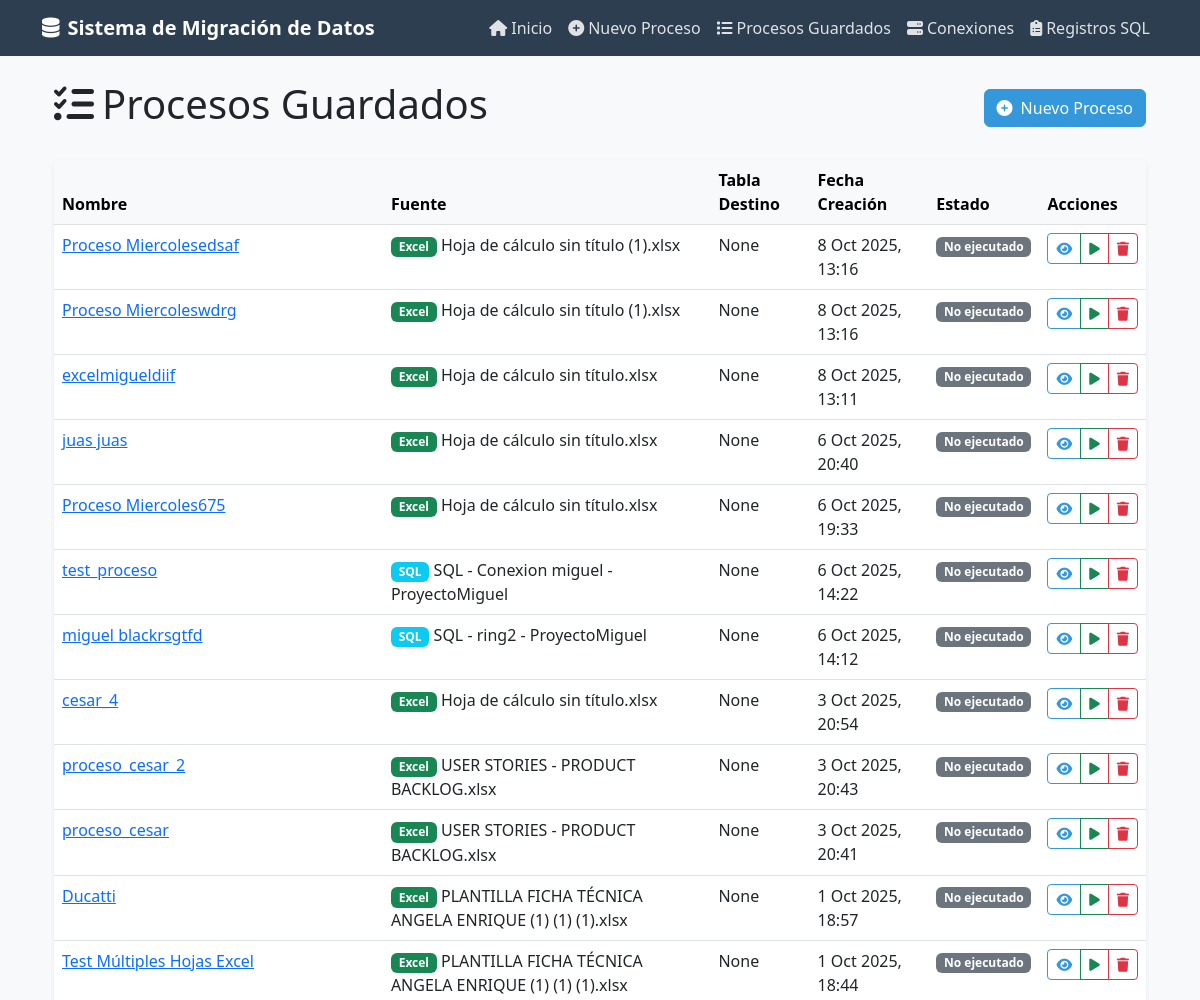
/automatizacion/process/list/ (upper part), run on an earlier commit of the app's database.
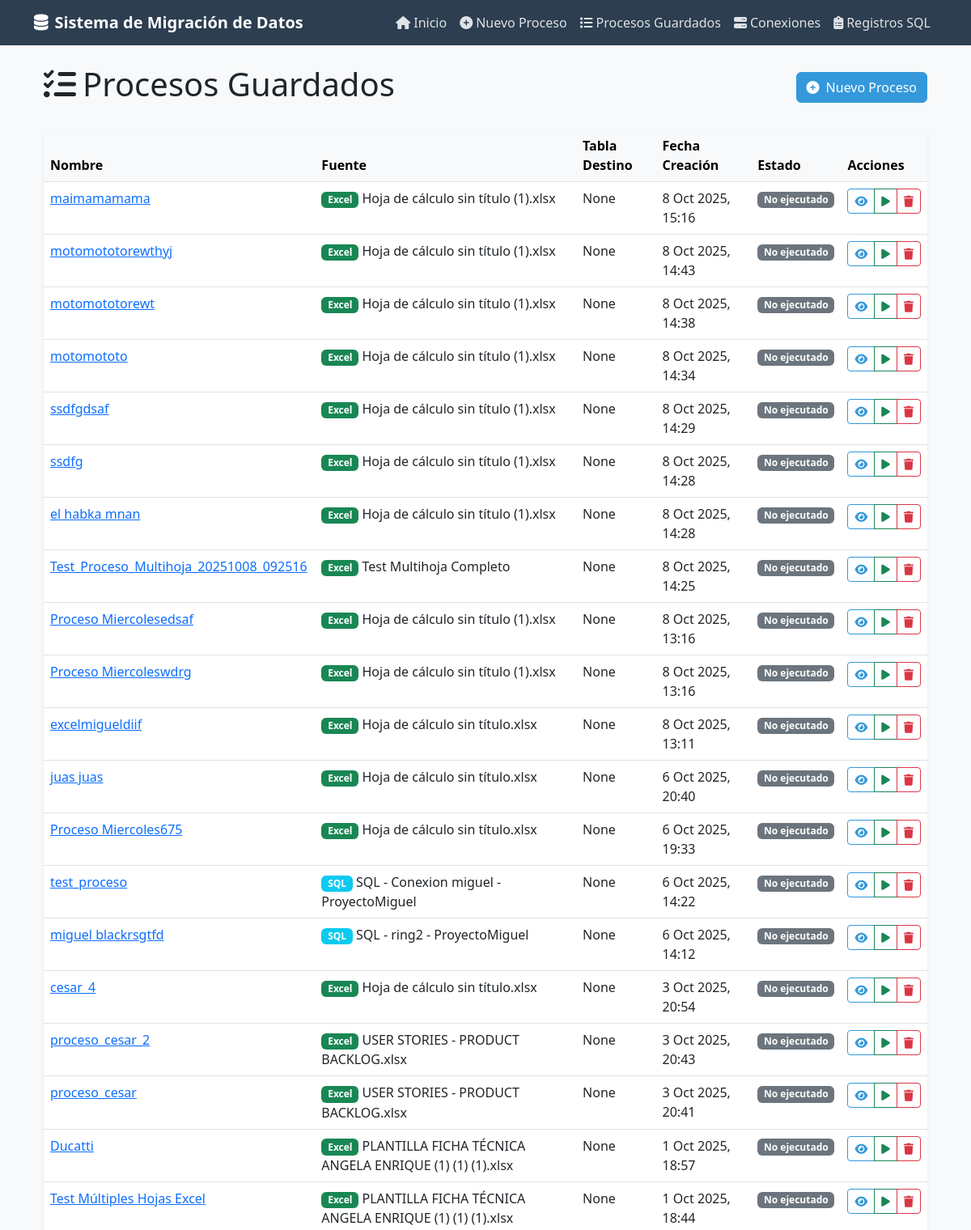
And on a later commit of the database.
### automatizacion/models.py (models this page shows, shortened)
class MigrationProcess(models.Model):
    STATUS_CHOICES = [
        ('draft', 'Borrador'),
        ('db_selected', 'Base de datos seleccionada'),
        ('tables_selected', 'Tablas seleccionadas'),
        ('columns_selected', 'Columnas seleccionadas'),
        ('configured', 'Configurado'),
        ('validated', 'Validado'),
        ('ready', 'Listo para ejecutar'),
        ('running', 'En ejecución'),
        ('completed', 'Completado'),
        ('failed', 'Fallido'),
    ]
    name = models.CharField(max_length=255, unique=True)
    description = models.TextField(blank=True, null=True)
    source = models.ForeignKey(DataSource, on_delete=models.CASCADE, related_name='processes')
    selected_sheets = models.JSONField(null=True, blank=True)  # Lista de hojas seleccionadas
    selected_database = models.CharField(max_length=100, blank=True, null=True)  # Base de datos seleccionada
    selected_tables = models.JSONField(null=True, blank=True)  # Lista de tablas seleccionadas
    selected_columns = models.JSONField(null=True, blank=True)  # Dict de columnas seleccionadas por tabla/hoja
    target_db_name = models.CharField(max_length=100, default='DestinoAutomatizacion')
    target_db_connection = models.ForeignKey(DatabaseConnection, on_delete=models.SET_NULL, null=True, blank=True, related_name='target_processes')
    target_table = models.CharField(max_length=100, blank=True, null=True)  # Tabla de destino
    status = models.CharField(max_length=20, choices=STATUS_CHOICES, default='draft')
    created_at = models.DateTimeField(auto_now_add=True)
    last_run = models.DateTimeField(null=True, blank=True)
    allow_rollback = models.BooleanField(default=True)
    last_checkpoint = models.JSONField(null=True, blank=True)  # Para almacenar puntos de restauración

class DataSource(models.Model):
    TYPE_CHOICES = [
        ('excel', 'Excel (.xlsx)'),
        ('csv', 'CSV'),
        ('sql', 'SQL Server'),
    ]
    name = models.CharField(max_length=255)
    source_type = models.CharField(max_length=20, choices=TYPE_CHOICES)
    file_path = models.CharField(max_length=255, blank=True, null=True)  # Solo para archivos
    connection = models.ForeignKey(DatabaseConnection, on_delete=models.SET_NULL, null=True, blank=True)  # Solo para SQL
    created_at = models.DateTimeField(auto_now_add=True)

### automatizacion/views.py (the view)
# urls.py: path('process/list/', views.list_processes, name='list_processes'),
def list_processes(request):
    processes = MigrationProcess.objects.all().order_by('-created_at')
    return render(request, 'automatizacion/list_processes.html', {'processes': processes})

### automatizacion/templates/automatizacion/list_processes.html (shortened to what the changed rows need)
{% extends 'base.html' %}
{% load static %}
{% block content %}
<div class="container mt-4">
    <div class="d-flex justify-content-between align-items-center mb-4">
        <h1><i class="fas fa-tasks me-2"></i>Procesos Guardados</h1>
    </div>
    <div class="row">
        <div class="col">
            <div class="card shadow-sm">
                <div class="card-body p-0">
                    {% if processes %}
                    <div class="table-responsive">
                        <table class="table table-hover mb-0">
                            <thead class="table-light">
                                <tr>
                                    <th>Nombre</th>
                                    <th>Fuente</th>
                                    <th>Tabla Destino</th>
                                    <th>Fecha Creación</th>
                                    <th>Estado</th>
                                    <th>Acciones</th>
                                </tr>
                            </thead>
                            <tbody>
                                {% for process in processes %}
                                <tr>
                                    <td>
                                        <a href="{% url 'automatizacion:view_process' process_id=process.id %}">
                                            {{ process.name }}
                                        </a>
                                    </td>
                                    <td>
                                        {% if process.source.source_type == 'excel' %}
                                            <span class="badge bg-success">Excel</span>
                                        {% elif process.source.source_type == 'csv' %}
                                            <span class="badge bg-warning">CSV</span>
                                        {% elif process.source.source_type == 'sql' %}
                                            <span class="badge bg-info">SQL</span>
                                        {% else %}
                                            <span class="badge bg-secondary">{{ process.source.source_type }}</span>
                                        {% endif %}
                                        {{ process.source.name }}
                                    </td>
                                    <td>{{ process.target_table }}</td>
                                    <td>{{ process.created_at|date:"j M Y, H:i" }}</td>
                                    <td>
                                        {% if process.latest_log %}
                                            {% if process.latest_log.status == 'completed' %}
                                                <span class="badge bg-success">Completado</span>
                                            {% elif process.latest_log.status == 'failed' %}
                                                <span class="badge bg-danger">Error</span>
                                            {% elif process.latest_log.status == 'started' %}
                                                <span class="badge bg-warning">En Proceso</span>
                                            {% else %}
                                                <span class="badge bg-secondary">{{ process.latest_log.status }}</span>
                                            {% endif %}
                                        {% else %}
                                            <span class="badge bg-secondary">No ejecutado</span>
                                        {% endif %}
                                    </td>
                                    <td>
                                        <div class="btn-group">
                                            <a href="{% url 'automatizacion:view_process' process_id=process.id %}" class="btn btn-sm btn-outline-primary">
                                                <i class="fas fa-eye"></i>
                                            </a>
                                            <a href="{% url 'automatizacion:run_process' process_id=process.id %}" class="btn btn-sm btn-outline-success">
                                                <i class="fas fa-play"></i>
                                            </a>
                                            <a href="{% url 'automatizacion:delete_process' process_id=process.id %}" class="btn btn-sm btn-outline-danger">
                                                <i class="fas fa-trash"></i>
                                            </a>
                                        </div>
                                    </td>
                                </tr>
                                {% endfor %}
                            </tbody>
                        </table>
                    </div>
                    {% else %}
                    <div class="alert alert-info m-3">
                        No hay procesos guardados. <a href="{% url 'automatizacion:new_process' %}">Crear un nuevo proceso</a>.
                    </div>
                    {% endif %}
                </div>
            </div>
        </div>
    </div>
</div>
{% endblock %}

What changed in the data, as far as the page shows it:
added MigrationProcess: name "maimamamama", shows "Excel", source.name "Hoja de cálculo sin título (1).xlsx", target_table "None", created_at "8 Oct 2025, 15:16"
added MigrationProcess: name "motomototorewthyj", shows "Excel", source.name "Hoja de cálculo sin título (1).xlsx", target_table "None", created_at "8 Oct 2025, 14:43"
added MigrationProcess: name "motomototorewt", shows "Excel", source.name "Hoja de cálculo sin título (1).xlsx", target_table "None", created_at "8 Oct 2025, 14:38"
added MigrationProcess: name "motomototo", shows "Excel", source.name "Hoja de cálculo sin título (1).xlsx", target_table "None", created_at "8 Oct 2025, 14:34"
added MigrationProcess: name "ssdfgdsaf", shows "Excel", source.name "Hoja de cálculo sin título (1).xlsx", target_table "None", created_at "8 Oct 2025, 14:29"
added MigrationProcess: name "ssdfg", shows "Excel", source.name "Hoja de cálculo sin título (1).xlsx", target_table "None", created_at "8 Oct 2025, 14:28"
added MigrationProcess: name "el habka mnan", shows "Excel", source.name "Hoja de cálculo sin título (1).xlsx", target_table "None", created_at "8 Oct 2025, 14:28"
added MigrationProcess: name "Test_Proceso_Multihoja_20251008_092516", shows "Excel", source.name "Test Multihoja Completo", target_table "None", created_at "8 Oct 2025, 14:25"
